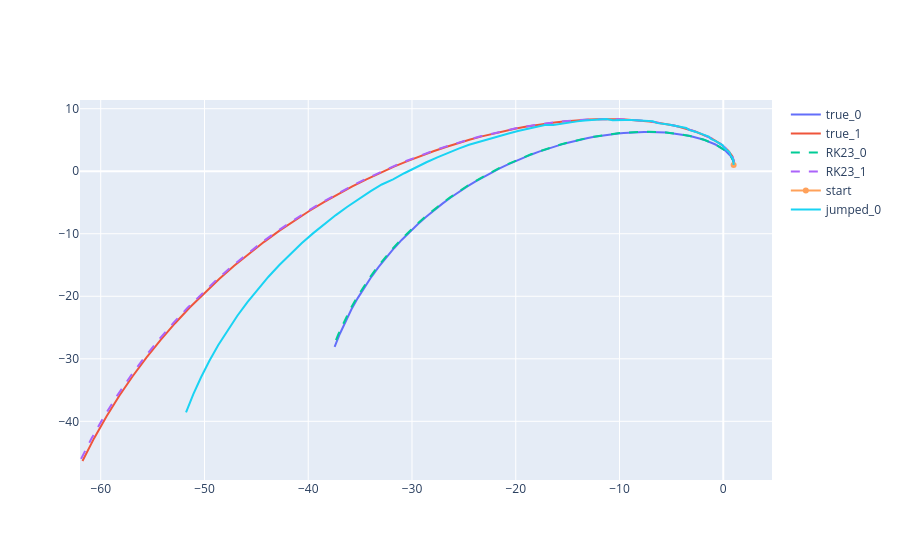

Here is the notebook cell this chart was saved with:
### Code cell
solutions_figure.add_trace(
    go.Scatter(
        x=jumped_solution_0[:, 0],
        y=jumped_solution_0[:, 1],
        mode='lines',
        name="jumped_0"
    )
)
solutions_figure.show()
